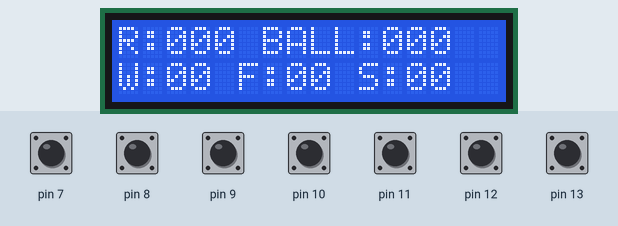
A sketch run on a simulated Arduino Uno, built with avr-gcc and run on an emulated ATmega328P. Shown: 16×2 character LCD. The test bench sets the inputs (shaded band); at power-on: pin 7–13 HIGH.

Above: at 1.8 s.
1.9 s: pin 11 pulled LOW for 0.15 s
At 2.1 s:
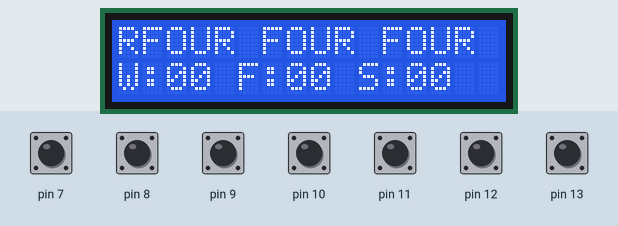
3.9 s: pin 12 pulled LOW for 0.15 s
At 4.1 s:
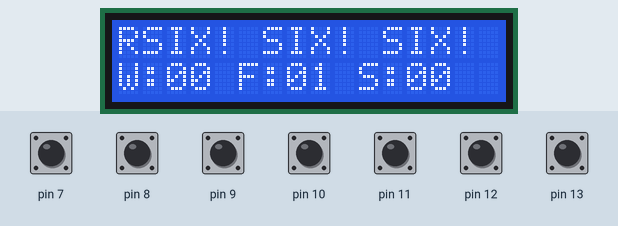
6.0 s: pin 13 pulled LOW for 0.15 s
At 6.2 s:
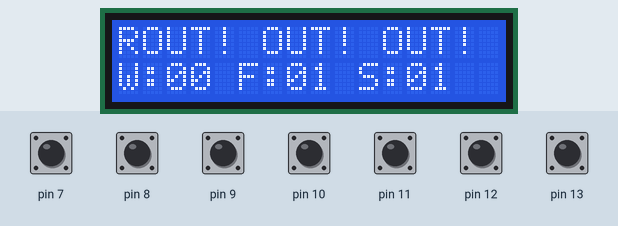
8.1 s: pin 7 pulled LOW for 0.15 s
At 9.1 s:
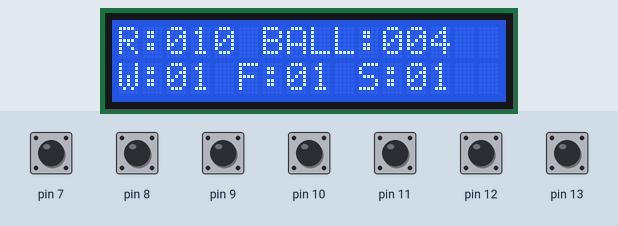
9.7 s: pin 8 pulled LOW for 0.15 s
At 10.3 s:
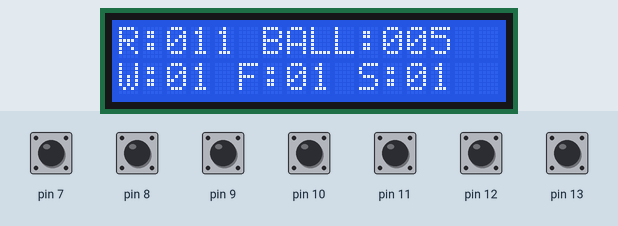
11.3 s: pin 9 pulled LOW for 0.15 s
At 12.7 s:
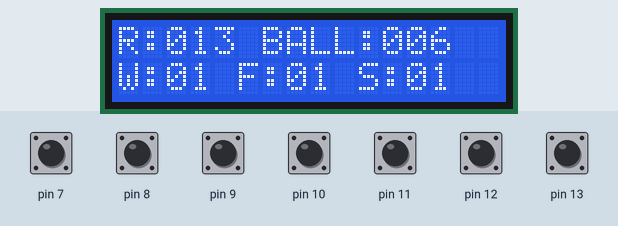
Timing chart, 0 to 13.9 s (numbered marks = the images above; inputs shaded):
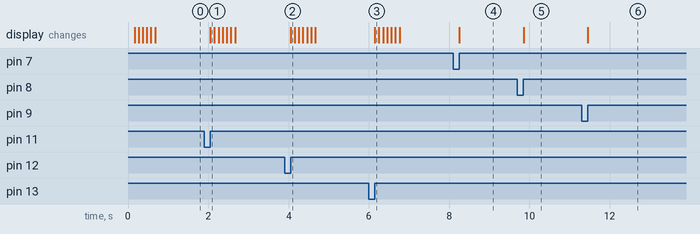

The sketch:

_9_CRICKET_SCOREBOARD.ino
```cpp
#include<LiquidCrystal.h>
LiquidCrystal lcd(5,4,3,2,1,0);
char r=0,b=0,w=0,f=0,s=0,i;
void setup() {
  // put your setup code here, to run once:
pinMode(13,INPUT_PULLUP);
pinMode(12,INPUT_PULLUP);
pinMode(11,INPUT_PULLUP);
pinMode(10,INPUT_PULLUP);
pinMode(9,INPUT_PULLUP);
pinMode(8,INPUT_PULLUP);
pinMode(7,INPUT_PULLUP);
lcd.begin(16,2);
for(i=0;i<3;i++)
{
  lcd.setCursor(3,0);
  lcd.print("IND VS PAK");
  delay(100);
  lcd.clear();
  delay(100);
}
}

void loop() {
  // put your main code here, to run repeatedly:
if(digitalRead(7)==0)
{
  while(digitalRead(7)==0);
  b=b+1;
}
if(digitalRead(8)==0)
{
  while(digitalRead(8)==0);
  b=b+1;
  r=r+1;
}
if(digitalRead(9)==0)
{
  while(digitalRead(9)==0);
  b=b+1;
  r=r+2;
}
if(digitalRead(10)==0)
{
  while(digitalRead(10)==0);
  b=b+1;
  r=r+3;
}
if(digitalRead(11)==0)
{
  while(digitalRead(11)==0);
  b=b+1;
  r=r+4;
  f=f+1;
  for(i=0;i<3;i++)
  {
    lcd.setCursor(1,0);
    lcd.print("FOUR FOUR FOUR");
    delay(100);
    lcd.clear();
    delay(100);
  }
}
if(digitalRead(12)==0)
{
  while(digitalRead(12)==0);
  b=b+1;
  r=r+6;
  s=s+1;
  for(i=0;i<3;i++)
  {
    lcd.setCursor(1,0);
    lcd.print("SIX! SIX! SIX!");
    delay(100);
    lcd.clear();
    delay(100);
  }
}
if(digitalRead(13)==0)
{
  while(digitalRead(13)==0);
  b=b+1;
  w=w+1;
  for(i=0;i<3;i++)
  {
    lcd.setCursor(1,0);
    lcd.print("OUT! OUT! OUT!");
    delay(100);
    lcd.clear();
    delay(100);
  }
}
printlcd();
}
void printlcd()
{
  lcd.setCursor(0,0);
  lcd.print("R:");
  lcd.print(r/100);
  lcd.print((r%100)/10);
  lcd.print(r%10);
  lcd.print(" BALL:");
  lcd.print(b/100);
  lcd.print((b%100)/10);
  lcd.print(b%10);
  lcd.setCursor(0,1);
  lcd.print("W:");
  lcd.print(w/10);
  lcd.print(w%10);
  lcd.print(" F:");
  lcd.print(f/10);
  lcd.print(f%10);
  lcd.print(" S:");
  lcd.print(s/10);
  lcd.print(s%10);
}
```

Measured:
- after the input at 1.9 s, the display: changes after 0.15 s (image 1)
- after the input at 3.9 s, the display: changes after 0.15 s (image 2)
- after the input at 6.0 s, the display: changes after 0.15 s (image 3)
- after the input at 8.1 s, the display: changes after 0.15 s (image 4)
- after the input at 9.7 s, the display: changes after 0.15 s (image 5)
- after the input at 11.3 s, the display: changes after 0.15 s (image 6)
